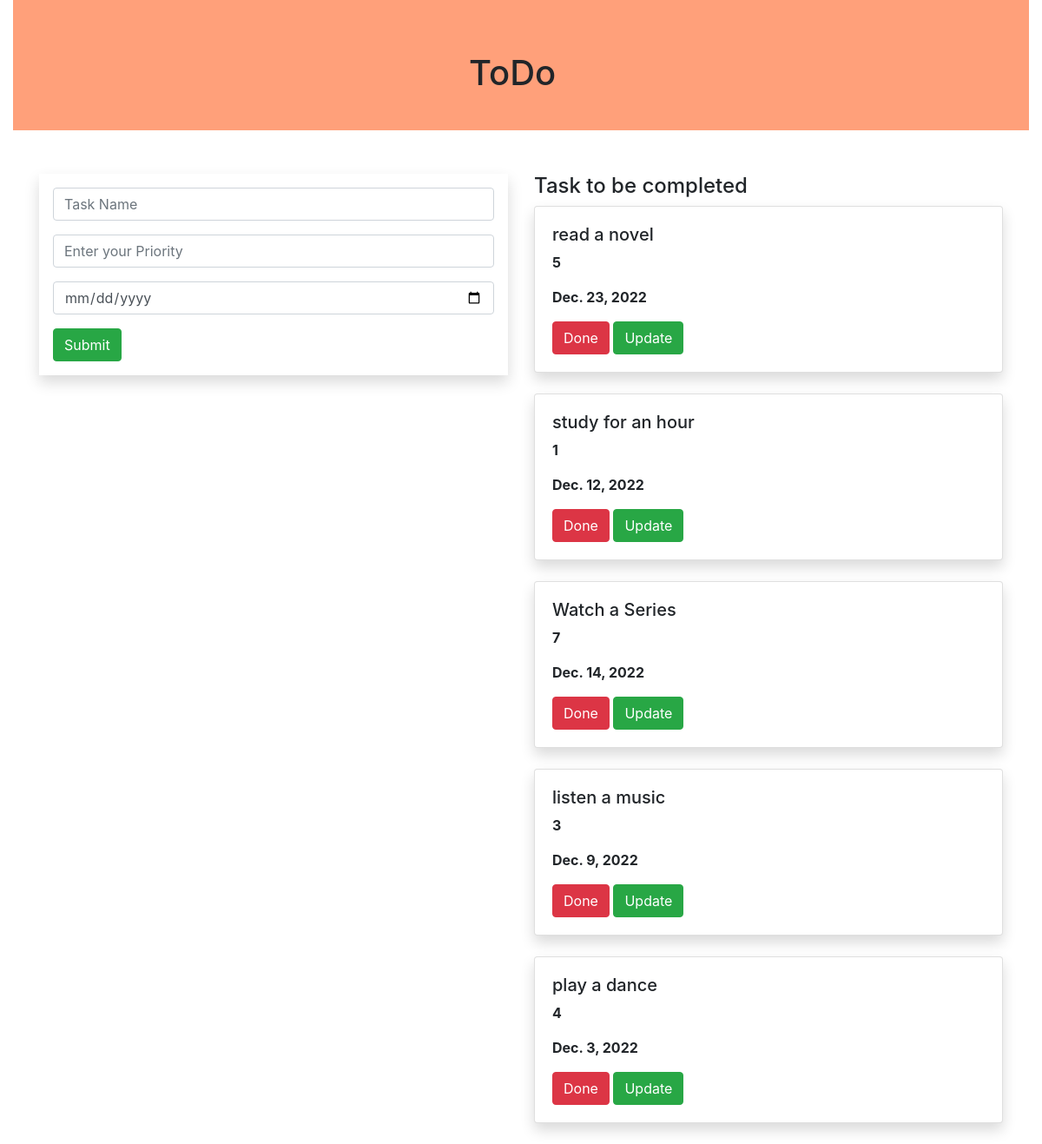
The page / on the database its author committed.
### todoapp/models.py (models this page shows, shortened)
class Task(models.Model):
    name=models.CharField(max_length=250)
    priority=models.IntegerField()
    date=models.DateField()

### todoapp/views.py (the view)
# urls.py: path('',views.add,name='add'),
def add(request):
    task1=Task.objects.all()
    if request.method=='POST':
        name=request.POST.get('task','')
        priority=request.POST.get('priority','')
        date=request.POST.get('date','')
        task=Task(name=name,priority=priority,date=date)
        task.save()
    return render(request,'home.html',{'task1':task1})

### templates/home.html (shortened to what this page needs)
{% extends 'base.html' %}
{% block content %}
<div class="container-fluid">
    <div class="row">
        <div class="col-md-12">
            <div class="banner">
                <div class="banner-text">
                    <h1>ToDo</h1>
                </div>
            </div>
        </div>
    </div>
</div>
<div class="container">
    <div class="row">
        <div class="col-md-6">
            <form method="POST" class="p-3 shadow">
                <div class="form-group">
                <input type="text" class="form-control" name="task" placeholder="Task Name">
                </div>
                <div class="form-group">
                <input type="text" class="form-control" name="priority" placeholder="Enter your Priority">
                </div>
                <div class="form-group">
                <input type="date" class="form-control" name="date" placeholder="Enter your date">
                </div>
                <input type="submit" class="btn btn-success">
            </form>
        </div>
        <div class="col-md-6">
            <h4>Task to be completed</h4>
                        {% for i in task1 %}
            <div class="shadow card">
                <div class="card-body">
                    <h5 class="card-table">{{i.name}}</h5>
                    <p><b>{{i.priority}}</b></p>
                    <p><b>{{i.date}}</b></p>
                    <a class="btn btn-danger" href="{% url 'delete' i.id %}">Done</a>
                    <a class="btn btn-success" href="{% url 'update' i.id %}">Update</a>
                </div>
            </div>
            <br>
            {% endfor %}
        </div>
    </div>
</div>
{% endblock %}

### templates/base.html (shortened to what this page needs)
{% load static %}
<!DOCTYPE html>
<html lang="en">
<head>
    <link rel="stylesheet" href="https://cdn.jsdelivr.net/npm/bootstrap@4.6.2/dist/css/bootstrap.min.css">
    <link rel="stylesheet" href="{% static 'style.css' %}">
</head>
<body>
{% block content %}
{% endblock %}
</body>
</html>

### static/style.css (style rules this page uses)
.banner { background-color: LightSalmon; width: 100%; height: 150px; margin-bottom: 50px; }
.banner-text { top: 30%; left: 45%; position: absolute; transform: transform; }

### rows shown on the page
Task: name "read a novel", priority "5", date "Dec. 23, 2022"
Task: name "study for an hour", priority "1", date "Dec. 12, 2022"
Task: name "Watch a Series", priority "7", date "Dec. 14, 2022"
Task: name "listen a music", priority "3", date "Dec. 9, 2022"
Task: name "play a dance", priority "4", date "Dec. 3, 2022"
